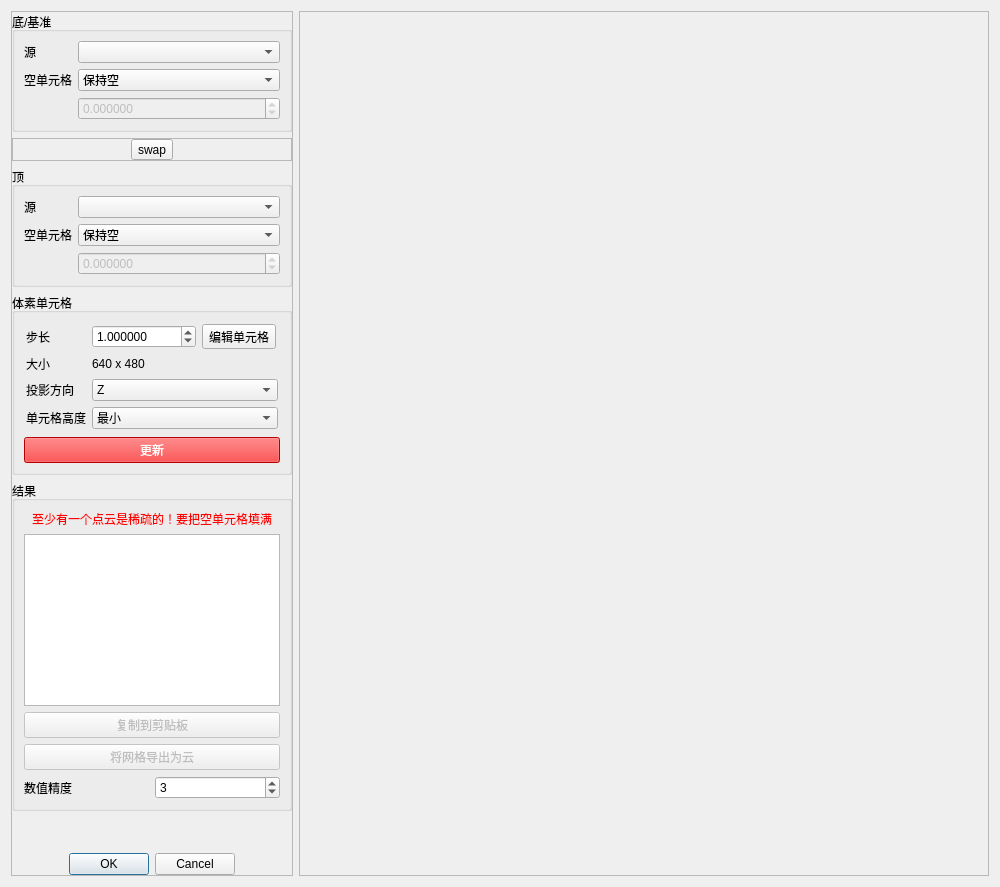
<?xml version="1.0" encoding="UTF-8"?>
<ui version="4.0">
 <class>VolumeCalcDialog</class>
 <widget class="QDialog" name="VolumeCalcDialog">
  <property name="geometry">
   <rect>
    <x>0</x>
    <y>0</y>
    <width>1000</width>
    <height>887</height>
   </rect>
  </property>
  <property name="sizePolicy">
   <sizepolicy hsizetype="Expanding" vsizetype="Preferred">
    <horstretch>0</horstretch>
    <verstretch>0</verstretch>
   </sizepolicy>
  </property>
  <property name="windowTitle">
   <string>体积/面积</string>
  </property>
  <layout class="QHBoxLayout" name="horizontalLayout_3">
   <item>
    <widget class="QFrame" name="leftFrame">
     <property name="sizePolicy">
      <sizepolicy hsizetype="Maximum" vsizetype="Preferred">
       <horstretch>0</horstretch>
       <verstretch>0</verstretch>
      </sizepolicy>
     </property>
     <property name="frameShape">
      <enum>QFrame::StyledPanel</enum>
     </property>
     <property name="frameShadow">
      <enum>QFrame::Raised</enum>
     </property>
     <layout class="QVBoxLayout" name="verticalLayout_2">
      <property name="leftMargin">
       <number>0</number>
      </property>
      <property name="topMargin">
       <number>0</number>
      </property>
      <property name="rightMargin">
       <number>0</number>
      </property>
      <property name="bottomMargin">
       <number>0</number>
      </property>
      <item>
       <widget class="QGroupBox" name="groundGroupBox">
        <property name="title">
         <string>底/基准</string>
        </property>
        <layout class="QFormLayout" name="formLayout_2">
         <property name="fieldGrowthPolicy">
          <enum>QFormLayout::AllNonFixedFieldsGrow</enum>
         </property>
         <item row="0" column="0">
          <widget class="QLabel" name="label_7">
           <property name="text">
            <string>源</string>
           </property>
          </widget>
         </item>
         <item row="0" column="1">
          <widget class="QComboBox" name="groundComboBox"/>
         </item>
         <item row="1" column="1">
          <widget class="QComboBox" name="fillGroundEmptyCellsComboBox">
           <property name="toolTip">
            <string>choose the value to fill the cells in which no point is projected : minimum value over the whole point cloud or average value (over the whole cloud also)</string>
           </property>
           <item>
            <property name="text">
             <string>保持空</string>
            </property>
           </item>
           <item>
            <property name="text">
             <string>最小高度</string>
            </property>
           </item>
           <item>
            <property name="text">
             <string>平均高度</string>
            </property>
           </item>
           <item>
            <property name="text">
             <string>最大高度</string>
            </property>
           </item>
           <item>
            <property name="text">
             <string>用户指定值</string>
            </property>
           </item>
           <item>
            <property name="text">
             <string>插值</string>
            </property>
           </item>
          </widget>
         </item>
         <item row="1" column="0">
          <widget class="QLabel" name="label_10">
           <property name="text">
            <string>空单元格</string>
           </property>
          </widget>
         </item>
         <item row="2" column="1">
          <widget class="QDoubleSpinBox" name="groundEmptyValueDoubleSpinBox">
           <property name="enabled">
            <bool>false</bool>
           </property>
           <property name="sizePolicy">
            <sizepolicy hsizetype="Preferred" vsizetype="Fixed">
             <horstretch>0</horstretch>
             <verstretch>0</verstretch>
            </sizepolicy>
           </property>
           <property name="toolTip">
            <string>Custom value for empty cells</string>
           </property>
           <property name="decimals">
            <number>6</number>
           </property>
           <property name="minimum">
            <double>-999999999.000000000000000</double>
           </property>
           <property name="maximum">
            <double>999999999.000000000000000</double>
           </property>
           <property name="value">
            <double>0.000000000000000</double>
           </property>
          </widget>
         </item>
        </layout>
       </widget>
      </item>
      <item>
       <widget class="QFrame" name="swapButtonFrame">
        <property name="frameShape">
         <enum>QFrame::StyledPanel</enum>
        </property>
        <property name="frameShadow">
         <enum>QFrame::Raised</enum>
        </property>
        <layout class="QHBoxLayout" name="horizontalLayout">
         <property name="leftMargin">
          <number>0</number>
         </property>
         <property name="topMargin">
          <number>0</number>
         </property>
         <property name="rightMargin">
          <number>0</number>
         </property>
         <property name="bottomMargin">
          <number>0</number>
         </property>
         <item>
          <widget class="QToolButton" name="swapToolButton">
           <property name="toolTip">
            <string>Swap</string>
           </property>
           <property name="text">
            <string>swap</string>
           </property>
           <property name="icon">
            <iconset resource="../icones.qrc">
             <normaloff>:/CC/images/ccSwapUpDown.png</normaloff>:/CC/images/ccSwapUpDown.png</iconset>
           </property>
           <property name="iconSize">
            <size>
             <width>16</width>
             <height>16</height>
            </size>
           </property>
          </widget>
         </item>
        </layout>
       </widget>
      </item>
      <item>
       <widget class="QGroupBox" name="ceilGroupBox">
        <property name="title">
         <string>顶</string>
        </property>
        <layout class="QFormLayout" name="formLayout_3">
         <item row="0" column="0">
          <widget class="QLabel" name="label_3">
           <property name="text">
            <string>源</string>
           </property>
          </widget>
         </item>
         <item row="0" column="1">
          <widget class="QComboBox" name="ceilComboBox"/>
         </item>
         <item row="1" column="0">
          <widget class="QLabel" name="label_6">
           <property name="text">
            <string>空单元格</string>
           </property>
          </widget>
         </item>
         <item row="1" column="1">
          <widget class="QComboBox" name="fillCeilEmptyCellsComboBox">
           <property name="toolTip">
            <string>choose the value to fill the cells in which no point is projected : minimum value over the whole point cloud or average value (over the whole cloud also)</string>
           </property>
           <item>
            <property name="text">
             <string>保持空</string>
            </property>
           </item>
           <item>
            <property name="text">
             <string>最小高度</string>
            </property>
           </item>
           <item>
            <property name="text">
             <string>平均高度</string>
            </property>
           </item>
           <item>
            <property name="text">
             <string>最大高度</string>
            </property>
           </item>
           <item>
            <property name="text">
             <string>用户指定值</string>
            </property>
           </item>
           <item>
            <property name="text">
             <string>插值</string>
            </property>
           </item>
          </widget>
         </item>
         <item row="2" column="1">
          <widget class="QDoubleSpinBox" name="ceilEmptyValueDoubleSpinBox">
           <property name="enabled">
            <bool>false</bool>
           </property>
           <property name="sizePolicy">
            <sizepolicy hsizetype="Preferred" vsizetype="Fixed">
             <horstretch>0</horstretch>
             <verstretch>0</verstretch>
            </sizepolicy>
           </property>
           <property name="toolTip">
            <string>Custom value for empty cells</string>
           </property>
           <property name="decimals">
            <number>6</number>
           </property>
           <property name="minimum">
            <double>-999999999.000000000000000</double>
           </property>
           <property name="maximum">
            <double>999999999.000000000000000</double>
           </property>
           <property name="value">
            <double>0.000000000000000</double>
           </property>
          </widget>
         </item>
        </layout>
       </widget>
      </item>
      <item>
       <widget class="QGroupBox" name="gridGroupBox">
        <property name="title">
         <string>体素单元格</string>
        </property>
        <layout class="QVBoxLayout" name="verticalLayout_3">
         <item>
          <widget class="QWidget" name="gridParamsWidget" native="true">
           <layout class="QFormLayout" name="formLayout_4">
            <property name="leftMargin">
             <number>2</number>
            </property>
            <property name="topMargin">
             <number>2</number>
            </property>
            <property name="rightMargin">
             <number>2</number>
            </property>
            <property name="bottomMargin">
             <number>2</number>
            </property>
            <item row="0" column="0">
             <widget class="QLabel" name="label_2">
              <property name="text">
               <string>步长</string>
              </property>
             </widget>
            </item>
            <item row="0" column="1">
             <layout class="QHBoxLayout" name="horizontalLayout_4">
              <property name="rightMargin">
               <number>2</number>
              </property>
              <item>
               <widget class="QDoubleSpinBox" name="gridStepDoubleSpinBox">
                <property name="toolTip">
                 <string>size of step of the grid generated (in the same units as the coordinates of the point cloud)</string>
                </property>
                <property name="decimals">
                 <number>6</number>
                </property>
                <property name="minimum">
                 <double>0.001000000000000</double>
                </property>
                <property name="maximum">
                 <double>1000.000000000000000</double>
                </property>
                <property name="singleStep">
                 <double>0.001000000000000</double>
                </property>
                <property name="value">
                 <double>1.000000000000000</double>
                </property>
               </widget>
              </item>
              <item>
               <widget class="QToolButton" name="editGridToolButton">
                <property name="text">
                 <string>编辑单元格</string>
                </property>
               </widget>
              </item>
             </layout>
            </item>
            <item row="1" column="0">
             <widget class="QLabel" name="label_4">
              <property name="text">
               <string>大小</string>
              </property>
             </widget>
            </item>
            <item row="1" column="1">
             <widget class="QLabel" name="gridWidthLabel">
              <property name="toolTip">
               <string>Grid size corresponding to the current step / boundaries</string>
              </property>
              <property name="text">
               <string notr="true">640 x 480</string>
              </property>
             </widget>
            </item>
            <item row="2" column="0">
             <widget class="QLabel" name="label_9">
              <property name="text">
               <string>投影方向</string>
              </property>
             </widget>
            </item>
            <item row="2" column="1">
             <widget class="QComboBox" name="projDimComboBox">
              <property name="toolTip">
               <string>Projection direction (X, Y or Z)</string>
              </property>
              <property name="currentIndex">
               <number>2</number>
              </property>
              <item>
               <property name="text">
                <string notr="true">X</string>
               </property>
              </item>
              <item>
               <property name="text">
                <string notr="true">Y</string>
               </property>
              </item>
              <item>
               <property name="text">
                <string notr="true">Z</string>
               </property>
              </item>
             </widget>
            </item>
            <item row="3" column="0">
             <widget class="QLabel" name="label_8">
              <property name="text">
               <string>单元格高度</string>
              </property>
             </widget>
            </item>
            <item row="3" column="1">
             <widget class="QComboBox" name="heightProjectionComboBox">
              <property name="toolTip">
               <string>Per-cell height computation method:
 - minimum = lowest point in the cell
 - average = mean height of all points inside the cell
 - maximum = highest point in the cell</string>
              </property>
              <property name="currentIndex">
               <number>0</number>
              </property>
              <item>
               <property name="text">
                <string>最小</string>
               </property>
              </item>
              <item>
               <property name="text">
                <string>平均</string>
               </property>
              </item>
              <item>
               <property name="text">
                <string>最大</string>
               </property>
              </item>
             </widget>
            </item>
           </layout>
          </widget>
         </item>
         <item>
          <widget class="QPushButton" name="updatePushButton">
           <property name="toolTip">
            <string>Update the grid / display / measurements</string>
           </property>
           <property name="styleSheet">
            <string notr="true">color: white; background-color:red;</string>
           </property>
           <property name="text">
            <string>更新</string>
           </property>
          </widget>
         </item>
        </layout>
       </widget>
      </item>
      <item>
       <widget class="QGroupBox" name="resultGroupBox">
        <property name="title">
         <string>结果</string>
        </property>
        <layout class="QVBoxLayout" name="verticalLayout">
         <item>
          <widget class="QLabel" name="spareseWarningLabel">
           <property name="styleSheet">
            <string notr="true">color:red;</string>
           </property>
           <property name="text">
            <string>至少有一个点云是稀疏的！要把空单元格填满</string>
           </property>
           <property name="alignment">
            <set>Qt::AlignCenter</set>
           </property>
          </widget>
         </item>
         <item>
          <widget class="QPlainTextEdit" name="reportPlainTextEdit">
           <property name="readOnly">
            <bool>true</bool>
           </property>
          </widget>
         </item>
         <item>
          <widget class="QPushButton" name="clipboardPushButton">
           <property name="enabled">
            <bool>false</bool>
           </property>
           <property name="text">
            <string>复制到剪贴板</string>
           </property>
          </widget>
         </item>
         <item>
          <widget class="QPushButton" name="exportGridPushButton">
           <property name="enabled">
            <bool>false</bool>
           </property>
           <property name="toolTip">
            <string>Export the grid as a point cloud
(warning, the points heights will be the difference of altitude!)</string>
           </property>
           <property name="text">
            <string>将网格导出为云</string>
           </property>
          </widget>
         </item>
         <item>
          <widget class="QWidget" name="widget" native="true">
           <layout class="QHBoxLayout" name="horizontalLayout_2">
            <property name="leftMargin">
             <number>0</number>
            </property>
            <property name="topMargin">
             <number>0</number>
            </property>
            <property name="rightMargin">
             <number>0</number>
            </property>
            <property name="bottomMargin">
             <number>0</number>
            </property>
            <item>
             <widget class="QLabel" name="label">
              <property name="text">
               <string>数值精度</string>
              </property>
             </widget>
            </item>
            <item>
             <widget class="QSpinBox" name="precisionSpinBox">
              <property name="toolTip">
               <string>Numerical precision (output measurements, etc.)</string>
              </property>
              <property name="maximum">
               <number>12</number>
              </property>
              <property name="value">
               <number>3</number>
              </property>
             </widget>
            </item>
           </layout>
          </widget>
         </item>
        </layout>
       </widget>
      </item>
      <item>
       <spacer name="verticalSpacer">
        <property name="orientation">
         <enum>Qt::Vertical</enum>
        </property>
        <property name="sizeHint" stdset="0">
         <size>
          <width>20</width>
          <height>56</height>
         </size>
        </property>
       </spacer>
      </item>
      <item>
       <widget class="QDialogButtonBox" name="buttonBox">
        <property name="orientation">
         <enum>Qt::Horizontal</enum>
        </property>
        <property name="standardButtons">
         <set>QDialogButtonBox::Cancel|QDialogButtonBox::Ok</set>
        </property>
        <property name="centerButtons">
         <bool>true</bool>
        </property>
       </widget>
      </item>
     </layout>
    </widget>
   </item>
   <item>
    <widget class="QFrame" name="mapFrame">
     <property name="sizePolicy">
      <sizepolicy hsizetype="Expanding" vsizetype="Minimum">
       <horstretch>0</horstretch>
       <verstretch>0</verstretch>
      </sizepolicy>
     </property>
     <property name="minimumSize">
      <size>
       <width>256</width>
       <height>256</height>
      </size>
     </property>
     <property name="frameShape">
      <enum>QFrame::StyledPanel</enum>
     </property>
     <property name="frameShadow">
      <enum>QFrame::Raised</enum>
     </property>
    </widget>
   </item>
  </layout>
 </widget>
 <resources>
  <include location="../icones.qrc"/>
 </resources>
 <connections>
  <connection>
   <sender>buttonBox</sender>
   <signal>accepted()</signal>
   <receiver>VolumeCalcDialog</receiver>
   <slot>accept()</slot>
   <hints>
    <hint type="sourcelabel">
     <x>248</x>
     <y>254</y>
    </hint>
    <hint type="destinationlabel">
     <x>157</x>
     <y>274</y>
    </hint>
   </hints>
  </connection>
  <connection>
   <sender>buttonBox</sender>
   <signal>rejected()</signal>
   <receiver>VolumeCalcDialog</receiver>
   <slot>reject()</slot>
   <hints>
    <hint type="sourcelabel">
     <x>316</x>
     <y>260</y>
    </hint>
    <hint type="destinationlabel">
     <x>286</x>
     <y>274</y>
    </hint>
   </hints>
  </connection>
 </connections>
</ui>
